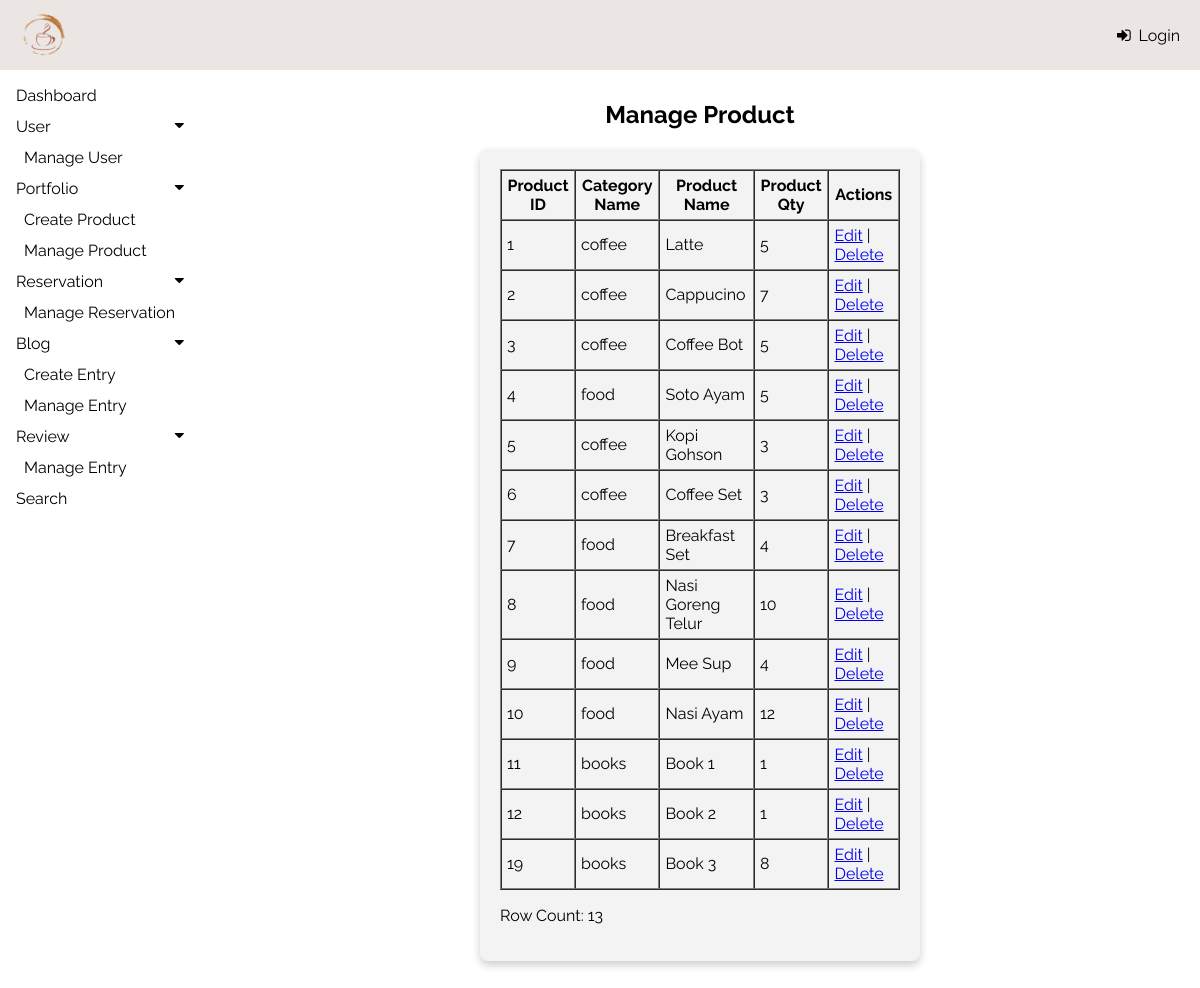
Screenshot of /admin/modules/product/productList.php with the database file from the repository.
### tables this page shows
CREATE TABLE `product` (
  `productID` int(11) NOT NULL,
  `productName` varchar(100) NOT NULL,
  `productImg` varchar(100) NOT NULL,
  `categoryID` int(11) NOT NULL,
  `productQty` int(11) NOT NULL,
  `productPrice` decimal(8,2) NOT NULL
);

CREATE TABLE `category` (
  `categoryID` int(11) NOT NULL,
  `categoryName` varchar(100) NOT NULL,
  `categoryDesc` varchar(100) NOT NULL,
  `createDate` timestamp NOT NULL DEFAULT current_timestamp()
);

### admin/modules/product/productList.php (the view, shortened to what this page needs)
<?php
include("../../../config/config.php");
?>
<!DOCTYPE html>
<html lang="en">
<head>
    <link rel="stylesheet" href="https://cdnjs.cloudflare.com/ajax/libs/font-awesome/4.7.0/css/font-awesome.min.css">
    <link rel="stylesheet" type="text/css" href="../../css/admin.css">
</head>
<body>
    <div class="topNav">
        <img src="../../img/icon.png" alt="Logo">
        <a href="login.php">
            <i class="fa fa-sign-in" style="font: size 12px;"></i> Login
        </a>
    </div>
    <?php
    include '../../includes/sideNav.php';
    ?>
    <div class="main">
        <h2 style="text-align: center;">Manage Product</h2>
        <div class="rowform">
            <?php
            $sql_product = "SELECT p.productID, p.productName, p.productImg, p.categoryID,
            c.categoryID, c.categoryName, p.productQty, p.productPrice
            FROM product p, category c
            WHERE p.categoryID = c.categoryID
            ORDER BY p.productID ASC";
            $result = mysqli_query($conn, $sql_product);
            $rowcount = mysqli_num_rows($result);
            if ($rowcount > 0) {
                echo "<table border='1' cellpadding='5' cellspacing='0' width='100%'>";
                echo "<tr>";
                echo "<th>Product ID</th>";
                echo "<th>Category Name</th>";
                echo "<th>Product Name</th>";
                echo "<th>Product Qty</th>";
                echo "<th>Actions</th>";
                echo "</tr>";
                while ($row = mysqli_fetch_assoc($result)) {
                    echo "<tr>";
                    echo "<td>" . htmlspecialchars($row["productID"]) . "</td>";
                    echo "<td>" . htmlspecialchars($row["categoryName"]) . "</td>";
                    echo "<td>" . htmlspecialchars($row["productName"]) . "</td>";
                    echo "<td>" . htmlspecialchars($row["productQty"]) . "</td>";
                    echo "<td>";
                    echo "<a href='editProduct.php?id=" . urlencode($row["productID"]) . "'>Edit</a> | ";
                    echo "<a href='deleteProduct.php?id=" . urlencode($row["productID"]) . "' onclick='return confirm(\"Are you sure you want to delete this product?\");'>Delete</a>";
                    echo "</td>";
                    echo "</tr>";
                }
                echo "</table>";
                echo "<p>Row Count: $rowcount</p>";
            } else {
                echo "<p>No results found.</p>";
            }
            echo '</div>';
            echo '</div>';
            ?>

### admin/css/admin.css (style rules this page uses)
body { font-family: "Raleway", sans-serif; margin: 0; padding: 0; background-color: white; }
.topNav { display: flex; justify-content: space-between; align-items: center; background-color:#ebe6e4; color: black; padding: 10px 20px; position: fixed; top: 0; left: 0; width: 100%; z-index: 2; box-sizing: border-box; }
.topNav img { height: 50px; }
.topNav a { color: black; text-decoration: none; font-size: 16px; display: flex; align-items: center; }
.topNav .fa { margin-right: 8px; }
.main { margin-top: 70px; margin-left: 200px; padding: 10px 10px; }
.rowform { max-width: 400px; padding: 20px; background-color: #f3f3f3; border-radius: 8px; box-shadow: 0 4px 8px rgba(0, 0, 0, 0.2); margin: auto; }

### rows the page displays
product: productID "1", categoryID.categoryName "coffee", productName "Latte", productQty "5"
product: productID "2", categoryID.categoryName "coffee", productName "Cappucino", productQty "7"
product: productID "3", categoryID.categoryName "coffee", productName "Coffee Bot", productQty "5"
product: productID "4", categoryID.categoryName "food", productName "Soto Ayam", productQty "5"
product: productID "5", categoryID.categoryName "coffee", productName "Kopi Gohson", productQty "3"
product: productID "6", categoryID.categoryName "coffee", productName "Coffee Set", productQty "3"
product: productID "7", categoryID.categoryName "food", productName "Breakfast Set", productQty "4"
product: productID "8", categoryID.categoryName "food", productName "Nasi Goreng Telur", productQty "10"
product: productID "9", categoryID.categoryName "food", productName "Mee Sup", productQty "4"
product: productID "10", categoryID.categoryName "food", productName "Nasi Ayam", productQty "12"
product: productID "11", categoryID.categoryName "books", productName "Book 1", productQty "1"
product: productID "12", categoryID.categoryName "books", productName "Book 2", productQty "1"
product: productID "19", categoryID.categoryName "books", productName "Book 3", productQty "8"

### other values shown
$rowcount "13"
